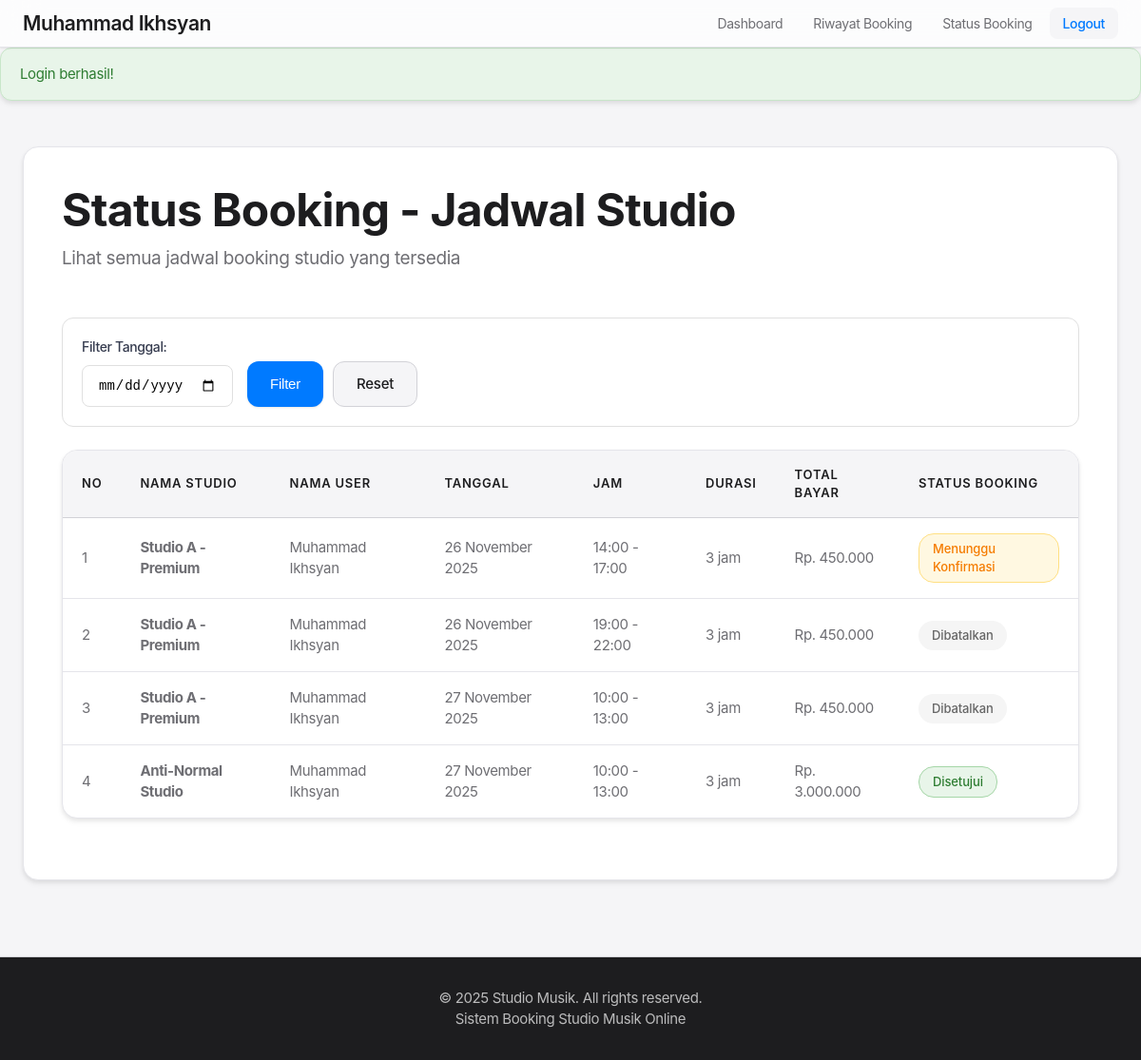
Before: /public/index.php?url=user/statusBooking (signed in) with the older database file.
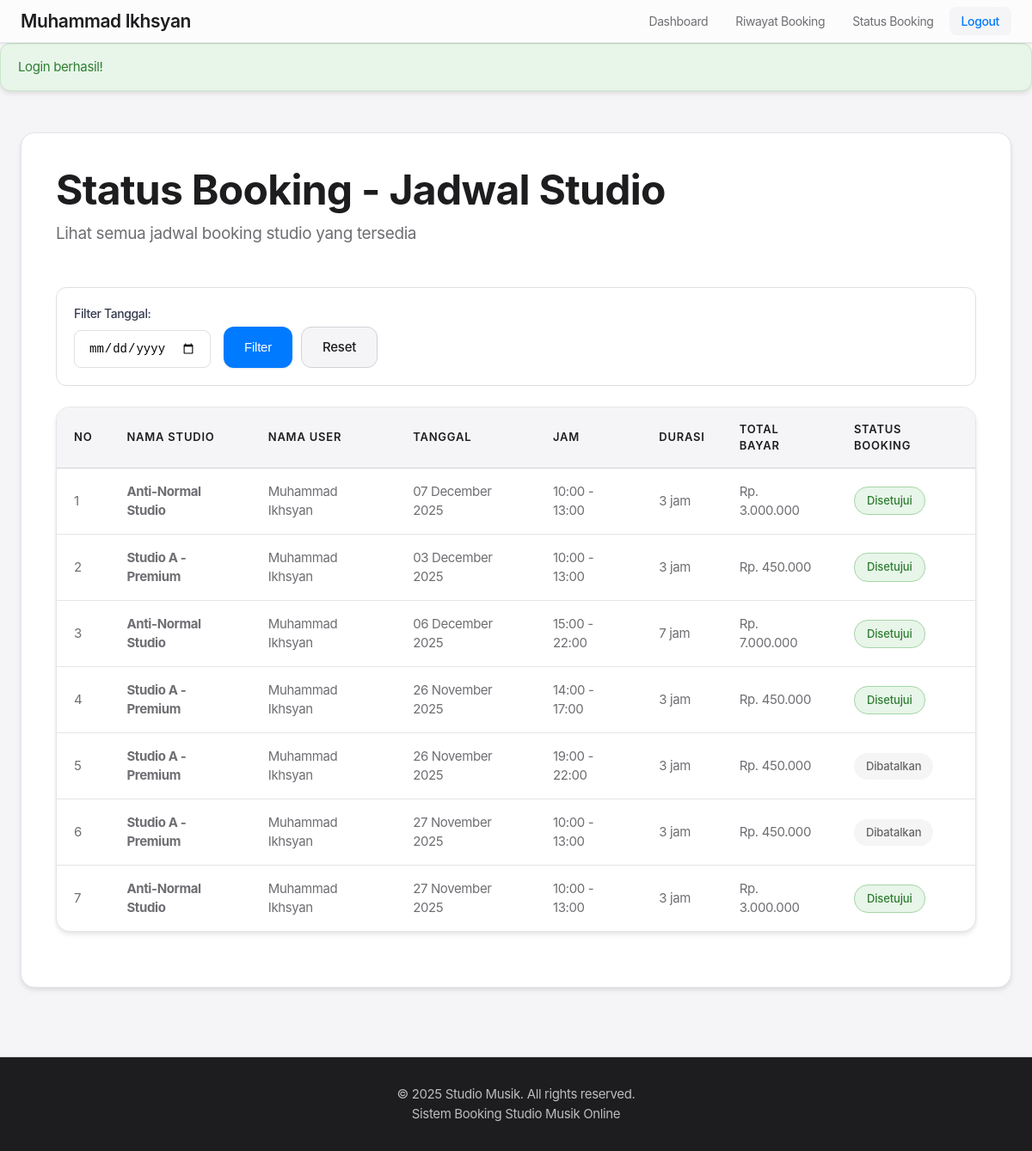
After: the same page with the newer database file.
### tables this page shows
CREATE TABLE `booking` (
  `id_booking` int(11) NOT NULL,
  `id_user` int(11) NOT NULL,
  `id_studio` int(11) NOT NULL,
  `tanggal_main` date NOT NULL,
  `jam_mulai` time NOT NULL,
  `jam_selesai` time NOT NULL,
  `total_bayar` decimal(10,2) NOT NULL,
  `status_booking` enum('Menunggu Konfirmasi','Disetujui','Selesai','Dibatalkan') DEFAULT 'Menunggu Konfirmasi',
  `id_admin` int(11) DEFAULT NULL,
  `created_at` timestamp NULL DEFAULT current_timestamp()
);

CREATE TABLE `studios` (
  `id_studio` int(11) NOT NULL,
  `nama_studio` varchar(100) NOT NULL,
  `deskripsi` text DEFAULT NULL,
  `harga_per_jam` decimal(10,2) NOT NULL,
  `fasilitas` text DEFAULT NULL,
  `kapasitas` int(11) NOT NULL,
  `gambar` varchar(255) DEFAULT NULL,
  `status_ketersediaan` enum('Tersedia','Tidak Tersedia') DEFAULT 'Tersedia',
  `created_at` timestamp NULL DEFAULT current_timestamp()
);

CREATE TABLE `users` (
  `id_user` int(11) NOT NULL,
  `nama` varchar(100) NOT NULL,
  `email` varchar(100) NOT NULL,
  `password` varchar(255) NOT NULL,
  `no_telp` varchar(15) NOT NULL,
  `created_at` timestamp NULL DEFAULT current_timestamp()
);

### app/controllers/UserController.php (called while the page is built, shortened)
<?php
require_once __DIR__ . '/../../core/Controller.php';
class UserController extends Controller {
    public function statusBooking() {
        $bookingModel = $this->model('Booking');
        $tanggal = $_GET['tanggal'] ?? null;
        if ($tanggal) {
            $allBookings = $bookingModel->getByDate($tanggal);
        } else {
            $allBookings = $bookingModel->getAllBookings();
        }
        $data = [
            'user' => $_SESSION['user'],
            'bookings' => $allBookings,
            'title' => 'Status Booking - Jadwal Studio'
        ];
        $this->view('user/status_booking', $data);
    }
}
?>

### core/Model.php (called while the page is built, shortened)
<?php
class Model {
    public function __construct() {
        require_once __DIR__ . '/../config/Database.php';
        $database = new Database();
        $this->db = $database->getConnection();
    }
}
?>

### config/Database.php (called while the page is built, shortened)
<?php
class Database {
    private $host = "localhost";
    private $db_name = "studio_music";
    private $username = "root";
    private $password = "";
    public function getConnection() {
        $this->conn = null;
        try {
            $this->conn = new PDO(
                "mysql:host=" . $this->host . ";dbname=" . $this->db_name,
                $this->username,
                $this->password
            );
            $this->conn->setAttribute(PDO::ATTR_ERRMODE, PDO::ERRMODE_EXCEPTION);
            $this->conn->exec("set names utf8");
        } catch(PDOException $e) {
            echo "Connection Error: " . $e->getMessage();
        }
        return $this->conn;
    }
}
?>

### app/models/Booking.php (called while the page is built, shortened)
<?php
require_once __DIR__ . '/../../core/Model.php';
class Booking extends Model {
    protected $table = 'booking';
    public function getAllBookings() {
        $query = "SELECT b.*, s.nama_studio, u.nama as nama_user, u.email as email_user,
                  a.email as admin_email
                  FROM " . $this->table . " b
                  JOIN studios s ON b.id_studio = s.id_studio
                  JOIN users u ON b.id_user = u.id_user
                  LEFT JOIN admin a ON b.id_admin = a.id_admin
                  ORDER BY b.created_at DESC";
        $stmt = $this->db->prepare($query);
        $stmt->execute();
        return $stmt->fetchAll(PDO::FETCH_ASSOC);
    }
}
?>

### app/views/user/status_booking.php (the view, shortened to what the changed rows need)
<?php include __DIR__ . '/../layouts/header.php'; ?>
<div class="status-booking-container">
    <div class="page-header">
        <h1>Status Booking - Jadwal Studio</h1>
    </div>
    <div class="status-content">
        <?php if (!empty($bookings)): ?>
            <div class="table-responsive">
                <table class="booking-table">
                    <thead>
                        <tr>
                            <th>No</th>
                            <th>Nama Studio</th>
                            <th>Nama User</th>
                            <th>Tanggal</th>
                            <th>Jam</th>
                            <th>Durasi</th>
                            <th>Total Bayar</th>
                            <th>Status Booking</th>
                        </tr>
                    </thead>
                    <tbody>
                        <?php $no = 1; ?>
                        <?php foreach ($bookings as $booking): ?>
                            <tr>
                                <td><?= $no++ ?></td>
                                <td><strong><?= htmlspecialchars($booking['nama_studio']) ?></strong></td>
                                <td><?= htmlspecialchars($booking['nama_user']) ?></td>
                                <td><?= date('d F Y', strtotime($booking['tanggal_main'])) ?></td>
                                <td><?= date('H:i', strtotime($booking['jam_mulai'])) ?> - <?= date('H:i', strtotime($booking['jam_selesai'])) ?></td>
                                <td>
                                    <?php
                                    $start = strtotime($booking['jam_mulai']);
                                    $end = strtotime($booking['jam_selesai']);
                                    $duration = ($end - $start) / 3600;
                                    echo $duration . ' jam';
                                    ?>
                                </td>
                                <td>Rp. <?= number_format($booking['total_bayar'], 0, ',', '.') ?></td>
                                <td>
                                    <span class="status-badge status-<?= strtolower(str_replace(' ', '-', $booking['status_booking'])) ?>">
                                        <?= htmlspecialchars($booking['status_booking']) ?>
                                    </span>
                                </td>
                            </tr>
                        <?php endforeach; ?>
                    </tbody>
                </table>
            </div>
        <?php else: ?>
            <div class="no-data">
                <p>Belum ada booking di sistem.</p>
            </div>
        <?php endif; ?>
    </div>
</div>
<?php include __DIR__ . '/../layouts/footer.php'; ?>

Changed rows visible on the page:
added booking: id_studio.nama_studio "Anti-Normal Studio", id_user.nama "Muhammad Ikhsyan", tanggal_main "07 December 2025", jam_mulai "10:00", jam_selesai "13:00", duration "3", total_bayar "3.000.000", status_booking "Disetujui"
added booking: id_studio.nama_studio "Studio A - Premium", id_user.nama "Muhammad Ikhsyan", tanggal_main "03 December 2025", jam_mulai "10:00", jam_selesai "13:00", duration "3", total_bayar "450.000", status_booking "Disetujui"
added booking: id_studio.nama_studio "Anti-Normal Studio", id_user.nama "Muhammad Ikhsyan", tanggal_main "06 December 2025", jam_mulai "15:00", jam_selesai "22:00", duration "7", total_bayar "7.000.000", status_booking "Disetujui"
changed booking (number 4 of 7 on the later page): status_booking "Menunggu Konfirmasi" → "Disetujui"
